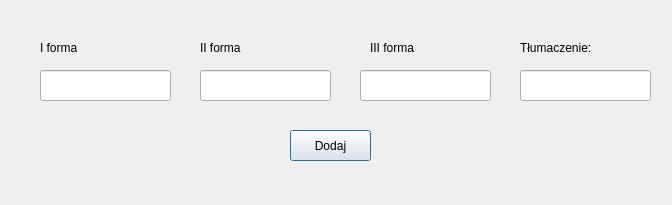
<?xml version="1.0" encoding="UTF-8"?>
<ui version="4.0">
 <class>addNew</class>
 <widget class="QDialog" name="addNew">
  <property name="geometry">
   <rect>
    <x>0</x>
    <y>0</y>
    <width>672</width>
    <height>205</height>
   </rect>
  </property>
  <property name="windowTitle">
   <string>Dialog</string>
  </property>
  <widget class="QLabel" name="label">
   <property name="geometry">
    <rect>
     <x>40</x>
     <y>40</y>
     <width>61</width>
     <height>16</height>
    </rect>
   </property>
   <property name="text">
    <string>I forma</string>
   </property>
  </widget>
  <widget class="QPushButton" name="pushButton">
   <property name="geometry">
    <rect>
     <x>290</x>
     <y>130</y>
     <width>81</width>
     <height>31</height>
    </rect>
   </property>
   <property name="text">
    <string>Dodaj</string>
   </property>
  </widget>
  <widget class="QLineEdit" name="translation">
   <property name="geometry">
    <rect>
     <x>520</x>
     <y>70</y>
     <width>131</width>
     <height>31</height>
    </rect>
   </property>
  </widget>
  <widget class="QLabel" name="label_4">
   <property name="geometry">
    <rect>
     <x>520</x>
     <y>40</y>
     <width>71</width>
     <height>16</height>
    </rect>
   </property>
   <property name="text">
    <string>Tłumaczenie:</string>
   </property>
  </widget>
  <widget class="QLineEdit" name="secondForm">
   <property name="geometry">
    <rect>
     <x>200</x>
     <y>70</y>
     <width>131</width>
     <height>31</height>
    </rect>
   </property>
  </widget>
  <widget class="QLineEdit" name="firstForm">
   <property name="geometry">
    <rect>
     <x>40</x>
     <y>70</y>
     <width>131</width>
     <height>31</height>
    </rect>
   </property>
  </widget>
  <widget class="QLabel" name="label_2">
   <property name="geometry">
    <rect>
     <x>200</x>
     <y>40</y>
     <width>61</width>
     <height>16</height>
    </rect>
   </property>
   <property name="text">
    <string>II forma</string>
   </property>
  </widget>
  <widget class="QLineEdit" name="thirdForm">
   <property name="geometry">
    <rect>
     <x>360</x>
     <y>70</y>
     <width>131</width>
     <height>31</height>
    </rect>
   </property>
  </widget>
  <widget class="QLabel" name="label_3">
   <property name="geometry">
    <rect>
     <x>370</x>
     <y>40</y>
     <width>61</width>
     <height>16</height>
    </rect>
   </property>
   <property name="text">
    <string>III forma</string>
   </property>
  </widget>
 </widget>
 <tabstops>
  <tabstop>firstForm</tabstop>
  <tabstop>secondForm</tabstop>
  <tabstop>thirdForm</tabstop>
  <tabstop>translation</tabstop>
  <tabstop>pushButton</tabstop>
 </tabstops>
 <resources/>
 <connections/>
</ui>
